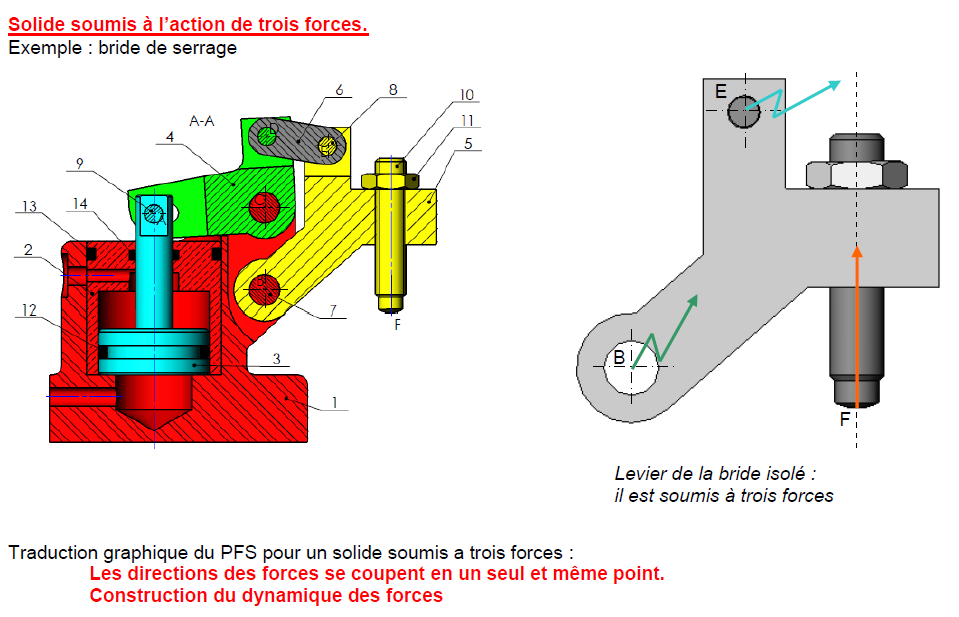
#> input picture src/images/originaux/g-cours-003.png, 959 x 617 px; its folder holds 4 pictures in this run
$ python preparer-images-graphique.py
#> lines starting #> are read from the running program, lines starting #| are printed output that depends on the picture
#!/usr/bin/env python3
# -*- coding: utf-8 -*-
"""Prépare les figures de la statique graphique (cours 1.1, exercices 1.2 à 1.5).

    python3 outils/preparer-images-graphique.py   # seulement si src/images/originaux/g-* change (Pillow)

Entrées : pages et figures des documents d'origine (src/images/originaux/g-*.png), déjà redressées.
Sorties (src/images/) :
  - g-*-dr.png : fonds des documents réponses, débarrassés des tableaux, des conclusions et des barres
    d'échelle d'origine (remplacés par des questions et par les échelles dessinées par le moteur de tracé) ;
  - g-*.png : figures des énoncés et des dossiers de présentation ;
  - carte-*.jpg : vignettes 480 × 270 de l'accueil.
Les coordonnées des points utilisées par src/graphique.py sont exprimées dans les fonds g-*-dr.png produits ici.
"""
import pathlib

from PIL import Image, ImageDraw

ROOT = pathlib.Path(__file__).resolve().parent.parent
ORIG = ROOT / "src" / "images" / "originaux"
OUT = ROOT / "src" / "images"


def ouvrir(nom):
    return Image.open(ORIG / f"{nom}.png").convert("RGB")


def blanchir(im, zones):
    d = ImageDraw.Draw(im)
    for z in zones:
        d.rectangle(z, fill="white")
    return im


def sortie(im, nom, couleurs=64, largeur_max=None, gris=False):
    if largeur_max and im.width > largeur_max:
        im = im.resize((largeur_max, round(im.height * largeur_max / im.width)), Image.LANCZOS)
    if gris:
        im = im.convert("L").quantize(colors=couleurs, dither=Image.NONE)
    else:
        im = im.quantize(colors=couleurs, method=Image.MEDIANCUT, dither=Image.NONE)
    im.save(OUT / f"{nom}.png", optimize=True)
    print(f"{nom}.png : {im.width} × {im.height}, {(OUT / f'{nom}.png').stat().st_size / 1024:.0f} Kio")


def vignette(im, nom, marge=10):
    W, H = 480, 270
    k = min((W - 2 * marge) / im.width, (H - 2 * marge) / im.height)
    r = im.resize((round(im.width * k), round(im.height * k)), Image.LANCZOS)
    fond = Image.new("RGB", (W, H), "white")
    fond.paste(r, ((W - r.width) // 2, (H - r.height) // 2))
    fond.save(OUT / f"{nom}.jpg", quality=86, optimize=True)
    print(f"{nom}.jpg : {(OUT / f'{nom}.jpg').stat().st_size / 1024:.0f} Kio")


def main():
    # ---------- cours : bride, levier isolé, pièce 6
    c3 = ouvrir("g-cours-003")
#> in ouvrir, returned value is the input picture: PIL image 959x617 RGB; mean R, G, B 230.7, 221.6, 212.9
    sortie(c3.crop((0, 70, 500, 450)), "g-bride", 64)
#> in sortie, `im = im.quantize(colors=couleurs, method=Image.MEDIANCUT, dither=Image..`:
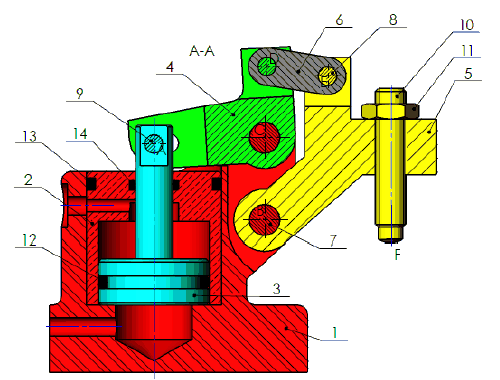
#> im: PIL image 500x380 P; mean R, G, B 210.3, 191.6, 164.3
#| g-bride.png : 500 × 380, 15 Kio
    c4 = ouvrir("g-cours-004")
#> call 2 of ouvrir, with nom = 'g-cours-004'
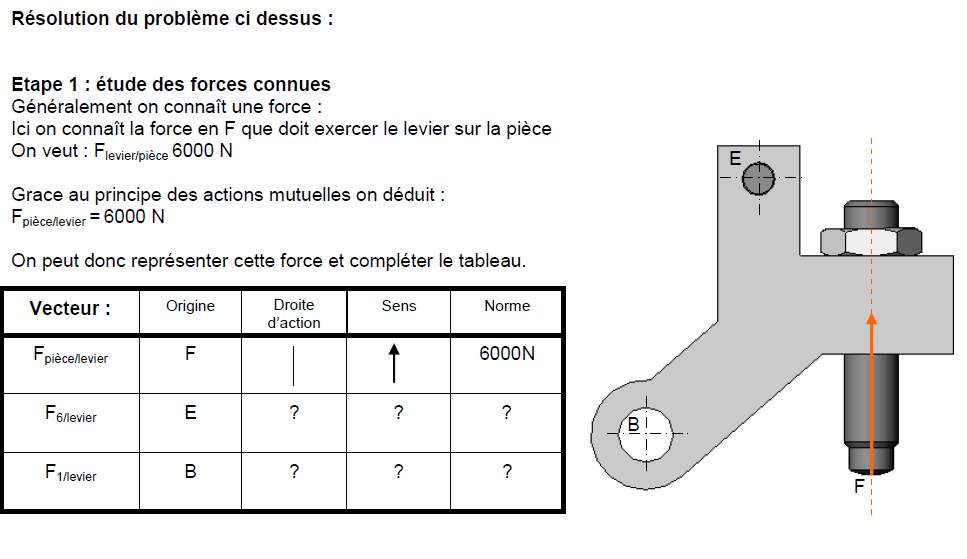
#> input picture src/images/originaux/g-cours-004.png, 967 x 559 px
#> in ouvrir, returned value is the input picture: PIL image 967x559 RGB; mean R, G, B 234.4, 234.3, 234.3
    levier = c4.crop((590, 120, 967, 559))  # levier isolé et force F (origine du fond : (590 ; 120) de la figure)
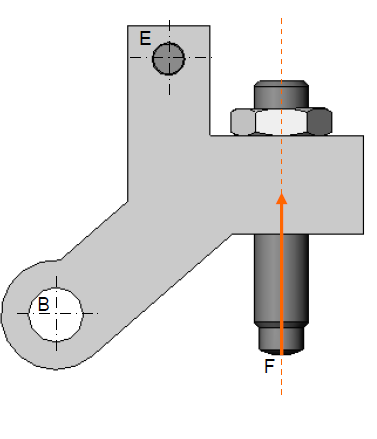
#> levier: PIL image 377x439 RGB; mean R, G, B 227.9, 227.3, 226.9
    sortie(levier, "g-levier", 48)
#| g-levier.png : 377 × 439, 4 Kio
    c6 = ouvrir("g-cours-006")
#> call 3 of ouvrir, with nom = 'g-cours-006'
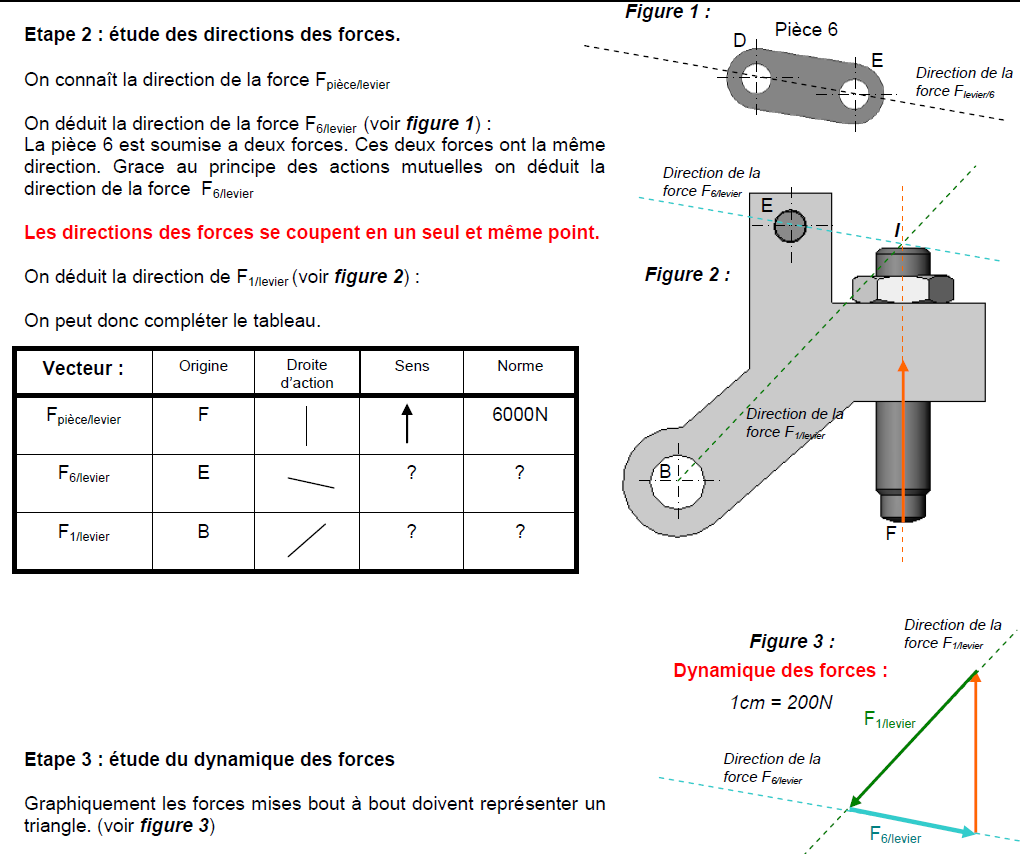
#> input picture src/images/originaux/g-cours-006.png, 1020 x 854 px
#> in ouvrir, returned value is the input picture: PIL image 1020x854 RGB; mean R, G, B 236.7, 235.8, 235.7
    sortie(c6.crop((690, 15, 900, 135)), "g-piece6", 32)
#> call 3 of sortie, with nom = 'g-piece6', couleurs = 32, gris = False
#> in sortie (call 3), `im = im.quantize(colors=couleurs, method=Image.MEDIANCUT, dither=Image..`:
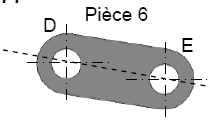
#> im: PIL image 210x120 P; mean R, G, B 210.3, 210.3, 210.4
#| g-piece6.png : 210 × 120, 2 Kio
    vignette(c3.crop((0, 70, 950, 450)), "carte-cours-statique-graphique")
#> in vignette, `r = im.resize((round(im.width * k), round(im.height * k)), Image.LANCZ..`:
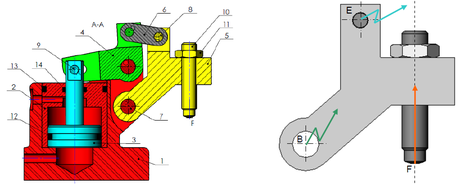
#> r: PIL image 460x184 RGB; mean R, G, B 217.6, 208, 193.8
#> in vignette, `fond = Image.new("RGB", (W, H), "white")`: fond: PIL image 480x270 RGB; every value is 255
#> in vignette, `fond.paste(r, ((W - r.width) // 2, (H - r.height) // 2))`:
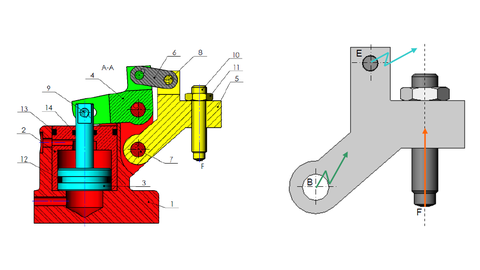
#> fond: PIL image 480x270 RGB; mean R, G, B 230.6, 224.3, 215.1

    # ---------- panneau solaire : figure ×2 et zone libre à droite pour le dynamique
    pan = ouvrir("g-panneau")
    sortie(pan, "g-panneau", 48)
    p2 = pan.resize((pan.width * 2, pan.height * 2), Image.LANCZOS)
    dr = Image.new("RGB", (p2.width + 700, p2.height), "white")
    dr.paste(p2, (0, 0))
    ImageDraw.Draw(dr).line([(p2.width + 20, 30), (p2.width + 20, p2.height - 30)], fill=(200, 205, 202), width=2)
    sortie(dr, "g-panneau-dr", 48)
    vignette(pan, "carte-panneau-solaire")

    # ---------- pince : présentation, configurations, deux documents réponses
    p1 = ouvrir("g-pince-p1")
    sortie(p1.crop((580, 50, 1193, 500)), "g-pince-photo", 96, 520)
    sortie(p1.crop((0, 440, 410, 945)), "g-pince-cotee", 64)
    sortie(p1.crop((732, 555, 1193, 975)), "g-pince-schema", 32)
    sortie(p1.crop((30, 1080, 700, 1550)), "g-pince-configs", 32)
    vignette(p1.crop((580, 50, 1193, 500)), "carte-pince-kobelco")
    c1p = ouvrir("g-pince-c1")
    dr1 = c1p.crop((30, 875, 1199, 1545))   # origine du fond : (30 ; 875) de la page
    blanchir(dr1, [(0, 465, 860, 670), (1115, 90, 1169, 300)])
    sortie(dr1, "g-pince-dr1", 16, gris=True)
    c2p = ouvrir("g-pince-c2")
    dr2 = c2p.crop((30, 560, 1199, 1225))   # origine du fond : (30 ; 560) de la page
    blanchir(dr2, [(0, 525, 860, 665), (1115, 250, 1169, 450)])
    sortie(dr2, "g-pince-dr2", 16, gris=True)

    # ---------- cric : présentation et document réponse ×2
    cp = ouvrir("g-cric-p1")
    sortie(cp.crop((0, 280, 660, 590)), "g-cric-meca", 64)
    sortie(cp.crop((925, 40, 1207, 290)), "g-cric-photo", 64)
    vignette(cp.crop((925, 40, 1207, 290)), "carte-cric-hydraulique")
    cd = ouvrir("g-cric-dr")
    cd = cd.resize((cd.width * 2, cd.height * 2), Image.LANCZOS)
    blanchir(cd, [(1570, 20, 2210, 390),        # tableau d'isolement du bras
                  (360, 1120, 900, 1340), (1880, 1100, 2425, 1320),  # conclusions
                  (480, 300, 612, 382), (1680, 1040, 1822, 1128)])   # barres d'échelle d'origine
    sortie(cd, "g-cric-dr", 16, gris=True)

    # ---------- suspension de VTT : présentation et document réponse (page 2, 200 dpi, redressée)
    vp = ouvrir("g-vtt-photo")
    sortie(vp, "g-vtt-photo", 96, 600)
    vignette(vp, "carte-suspension-vtt")
    v1 = ouvrir("g-vtt-p1")
    sortie(v1.crop((480, 470, 1600, 1100)), "g-vtt-cadre", 64, 900)
    vd = ouvrir("g-vtt-dr")
    blanchir(vd, [(70, 115, 650, 445), (1055, 55, 1640, 405),        # tableaux d'isolement
                  (480, 1385, 960, 1590), (1715, 1395, 2200, 1600),   # conclusions
                  (85, 1240, 160, 1610),                              # adresse du site d'origine
                  (590, 600, 710, 680), (1250, 690, 1370, 760)])      # barres d'échelle d'origine
    sortie(vd, "g-vtt-dr", 16, gris=True)


if __name__ == "__main__":
#> (the run stopped early here; a loop or call above may not have finished)
